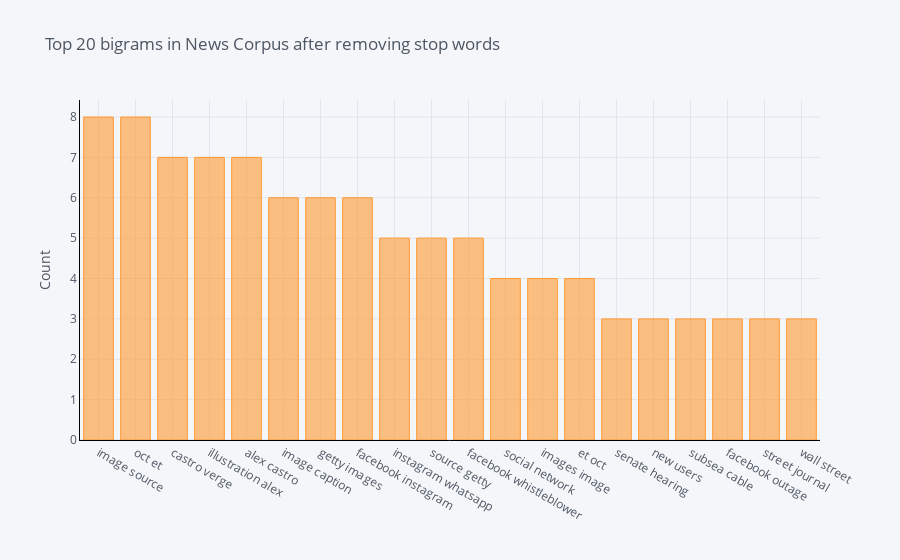

Notebook source saved alongside this figure:
### Markdown cell above
##### Bigram  Analysis
Some English words occur together more frequently. For example - blue sky, do or die, best performance, heavy rain etc. So, in a text document. lets analyze which two words appeared most frequently in the news article corpus.

### Code cell
# A genralized function to extact the top n most frequently occuring bigram from the text corpus 
def get_top_n_bigram(corpus, n=None):
    vec = CountVectorizer(ngram_range=(2, 2), stop_words='english').fit(corpus)
    bag_of_words = vec.transform(corpus)
    sum_words = bag_of_words.sum(axis=0) 
    words_freq = [(word, sum_words[0, idx]) for word, idx in vec.vocabulary_.items()]
    words_freq =sorted(words_freq, key = lambda x: x[1], reverse=True)
    return words_freq[:n]
common_words = get_top_n_bigram(new_list, 20)
for word, freq in common_words:
    print(word, freq)
df4 = pd.DataFrame(common_words, columns = ['Text' , 'count'])
df4.groupby('Text').sum()['count'].sort_values(ascending=False).iplot(
    kind='bar', yTitle='Count', linecolor='black', title='Top 20 bigrams in News Corpus after removing stop words')

### Figure 1 — Plotly figure (JSON) as saved in the notebook; plotly's stock layout.template omitted (floating-point values rounded to 4 significant figures)
{"data": [{"marker": {"color": "rgba(255, 153, 51, 0.6)", "line": {"color": "rgba(255, 153, 51, 1.0)", "width": 1}}, "name": "count", "orientation": "v", "text": "", "type": "bar", "x": ["image source", "oct et", "castro verge", "illustration alex", "alex castro", "image caption", "getty images", "facebook instagram", "instagram whatsapp", "source getty", "facebook whistleblower", "social network", "images image", "et oct", "senate hearing", "new users", "subsea cable", "facebook outage", "street journal", "wall street"], "y": [8, 8, 7, 7, 7, 6, 6, 6, 5, 5, 5, 4, 4, 4, 3, 3, 3, 3, 3, 3]}], "layout": {"legend": {"bgcolor": "#F5F6F9", "font": {"color": "#4D5663"}}, "paper_bgcolor": "#F5F6F9", "plot_bgcolor": "#F5F6F9", "title": {"font": {"color": "#4D5663"}, "text": "Top 20 bigrams in News Corpus after removing stop words"}, "xaxis": {"gridcolor": "#E1E5ED", "linecolor": "black", "showgrid": true, "tickfont": {"color": "#4D5663"}, "title": {"font": {"color": "#4D5663"}, "text": ""}, "zerolinecolor": "#E1E5ED"}, "yaxis": {"gridcolor": "#E1E5ED", "linecolor": "black", "showgrid": true, "tickfont": {"color": "#4D5663"}, "title": {"font": {"color": "#4D5663"}, "text": "Count"}, "zerolinecolor": "#E1E5ED"}}}
